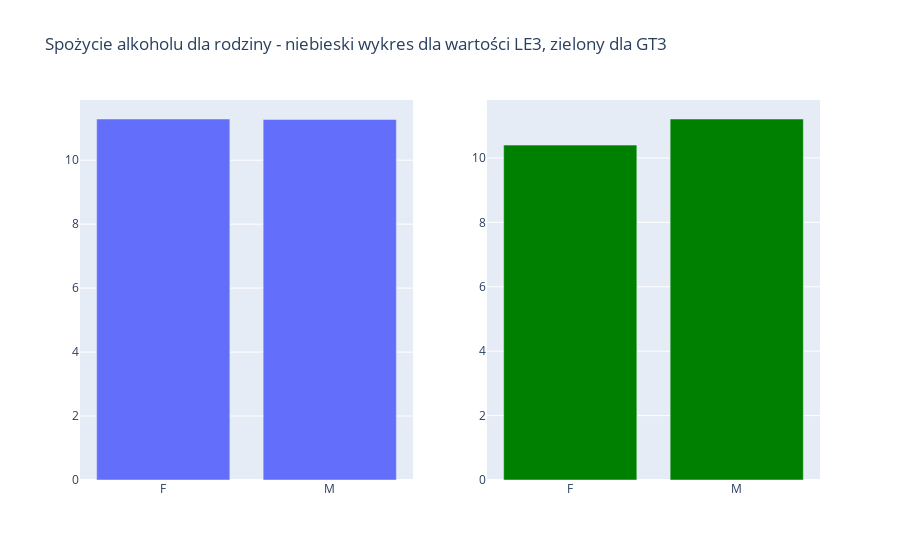

The notebook cell this image was saved under:
### Code cell
fig = make_subplots(rows=1, cols=2)

fig1 = px.bar(data_frame=LE3_df.groupby('sex').mean(), x=LE3_df.groupby('sex').mean().index, y='G1', title='Spożycie alkoholu dla wartości LE3')
fig2 = px.bar(data_frame=GT3_df.groupby('sex').mean(), x=GT3_df.groupby('sex').mean().index, y='G1', title='Spożycie alkoholu dla wartości GT3')
fig2.update_traces(marker_color='green')

fig.add_trace(fig1['data'][0], row=1, col=1)
fig.add_trace(fig2['data'][0], row=1, col=2)
fig.update_layout(title='Spożycie alkoholu dla rodziny - niebieski wykres dla wartości LE3, zielony dla GT3')
fig.show()

### Figure 1 — Plotly figure (JSON) as saved in the notebook; plotly's stock layout.template omitted (floating-point values rounded to 4 significant figures)
{"data": [{"alignmentgroup": "True", "hovertemplate": "x=%{x}<br>G1=%{y}<extra></extra>", "legendgroup": "", "marker": {"color": "#636efa", "pattern": {"shape": ""}}, "name": "", "offsetgroup": "", "orientation": "v", "showlegend": false, "textposition": "auto", "type": "bar", "x": ["F", "M"], "xaxis": "x", "y": [11.29, 11.27], "yaxis": "y"}, {"alignmentgroup": "True", "hovertemplate": "x=%{x}<br>G1=%{y}<extra></extra>", "legendgroup": "", "marker": {"color": "green", "pattern": {"shape": ""}}, "name": "", "offsetgroup": "", "orientation": "v", "showlegend": false, "textposition": "auto", "type": "bar", "x": ["F", "M"], "xaxis": "x2", "y": [10.4, 11.21], "yaxis": "y2"}], "layout": {"title": {"text": "Spożycie alkoholu dla rodziny - niebieski wykres dla wartości LE3, zielony dla GT3"}, "xaxis": {"anchor": "y", "domain": [0, 0.45]}, "xaxis2": {"anchor": "y2", "domain": [0.55, 1]}, "yaxis": {"anchor": "x", "domain": [0, 1]}, "yaxis2": {"anchor": "x2", "domain": [0, 1]}}}
